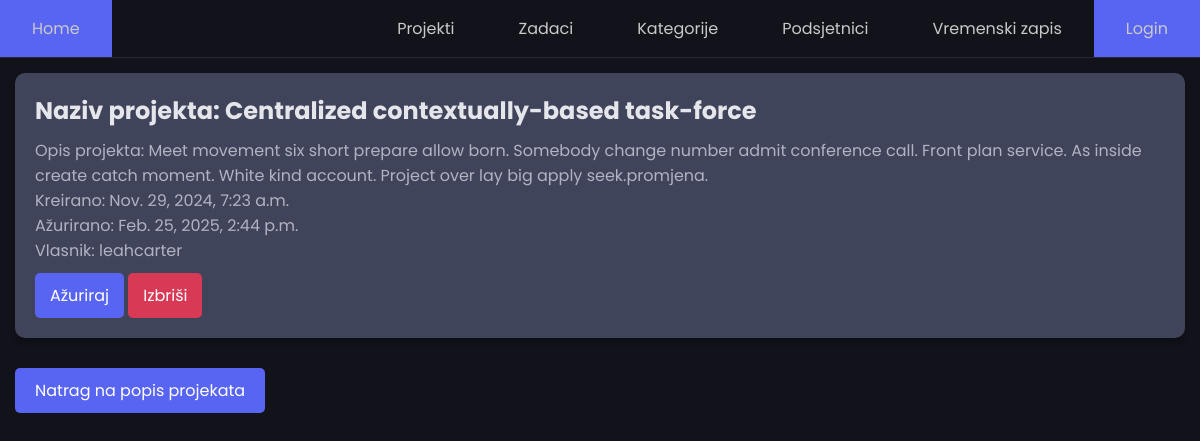
The app's page /api/project/3/, older data.
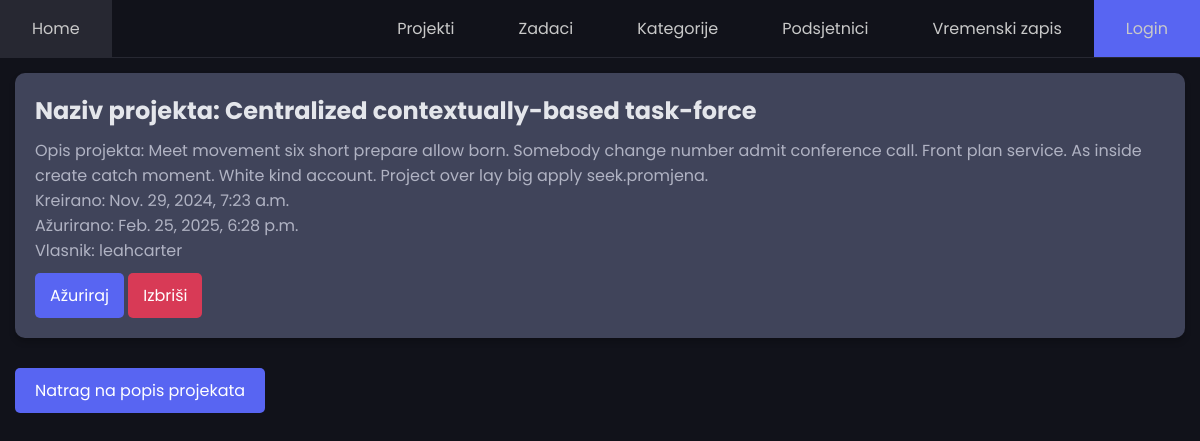
The same page, newer data.
### main/models.py (models this page shows, shortened)
class Project(models.Model):
    name = models.CharField(max_length=200)
    description = models.TextField(blank=True, null=True)
    created_at = models.DateTimeField(auto_now_add=True)
    updated_at = models.DateTimeField(auto_now=True)
    owner = models.ForeignKey(User, on_delete=models.CASCADE, related_name="projects")

### main/views.py (the view)
# urls.py: path('project/<int:pk>/', ProjectDetailView.as_view(), name='project_detail'),
class ProjectDetailView(DetailView):
    model = Project
    template_name = 'main/project_detail.html'

### main/templates/main/project_detail.html (shortened to what this page needs)
<!DOCTYPE html>
<html lang="en">
{% load static %}
<link rel="stylesheet" href="{% static 'css/styles.css' %}">
<head>
</head>
<body>
    <nav id="nav">
        <ul>
            <li class="home-li"><a class="btn-home" aria-current="page" href="{% url 'index' %}">Home</a></li>
            <li><a href="{% url 'project_list' %}" class="{% if request.path == '/project/' %}active-link{% endif %}">Projekti</a></li>
            <li><a href="{% url 'task_list' %}" class="{% if request.path == '/task/' %}active-link{% endif %}">Zadaci</a></li>
            <li><a href="{% url 'category_list' %}" class="{% if request.path == '/category/' %}active-link{% endif %}">Kategorije</a></li>
            <li><a href="{% url 'reminder_list' %}" class="{% if request.path == '/reminder/' %}active-link{% endif %}">Podsjetnici</a></li>
            <li><a href="{% url 'timelog_list' %}" class="{% if request.path == '/timelog/' %}active-link{% endif %}">Vremenski zapis</a></li>
            <li>
                {% if request.user.is_authenticated %}
                    <form method="post" action="{% url 'logout' %}">
                        {% csrf_token %}
                        <button type="login" class="btn-login" id="user_display" onmouseover="showLogout()" onmouseleave="showUsername()">
                            {{ request.user.username }}
                        </button>
                    </form>
                {% else %}
                    <a href="{% url 'login' %}" class="btn-login">Login</a>
                {% endif %}
            </li>
        </ul>
    </nav>
    <div class="container">
        <div class="card">
            <h2 class="card-title"> Naziv projekta: {{ project.name }}</h2>
            <p class="card-description"> Opis projekta: {{ project.description }}</p>
            <p class="card-description"> Kreirano: {{ project.created_at }}</p>
            <p class="card-description"> Ažurirano: {{ project.updated_at }}</p>
            <p class="card-description"> Vlasnik: {{ project.owner }}</p>
            <a href="{% url 'project_update' project.id %}" class="btn btn-primary">Ažuriraj</a>
            <a href="{% url 'project_delete' project.id %}" class="btn btn-danger">Izbriši</a>
        </div>
    </div>
    <a href="{% url 'project_list' %}" class="btn btn-primary-back">Natrag na popis projekata</a>
</body>
</html>

Row changes from the older to the newer data that the page shows:
changed Project "Centralized contextually-based task-force": updated_at "Feb. 25, 2025, 2:44 p.m." → "Feb. 25, 2025, 6:28 p.m."
